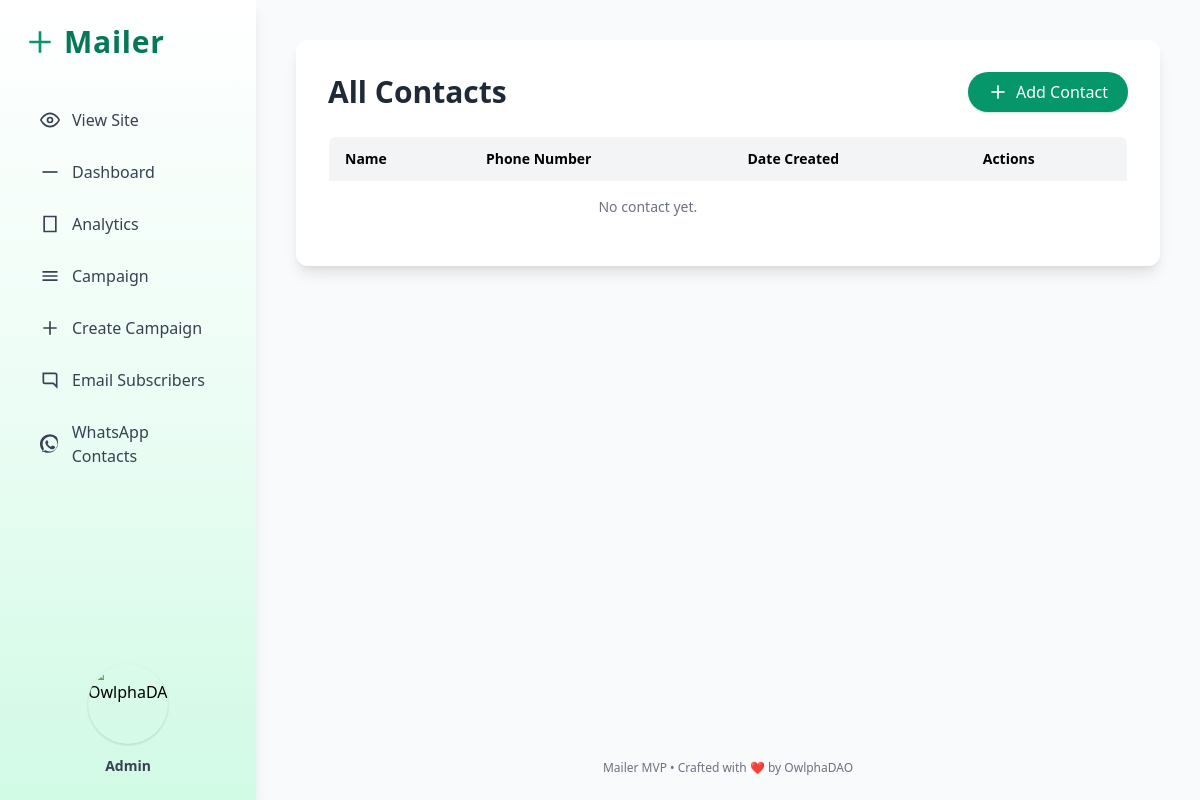
The page /contacts/ on the database as committed earlier.
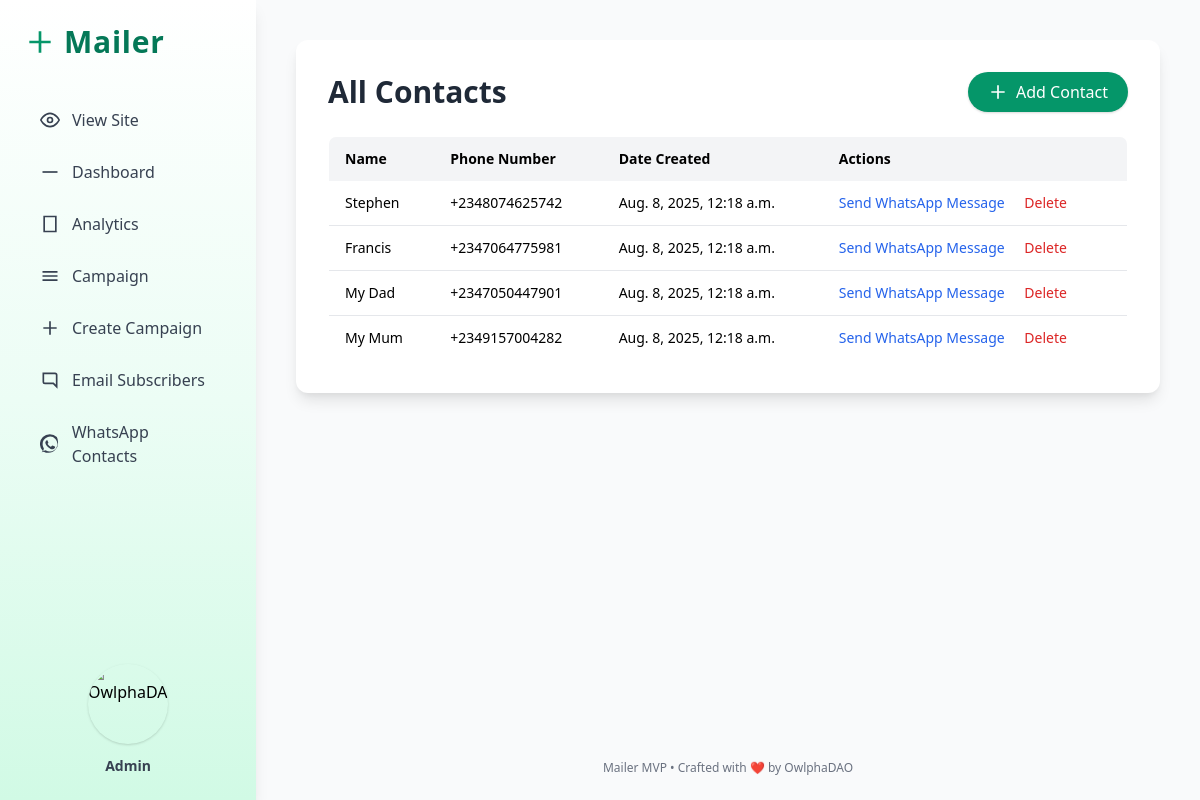
The same page on the database as committed later.
### MailApp/models.py (models this page shows, shortened)
class WhatsappContact(models.Model):
    name = models.CharField(max_length=100)
    phone_number = PhoneNumberField(unique=True)
    created_at  = models.DateTimeField(auto_now=True)

### MailApp/views.py (the view)
# urls.py: path('contacts/', views.contact_list, name='contact_list'),
def contact_list(request):
    contacts = WhatsappContact.objects.all().order_by('created_at')
    context = {
        'contacts': contacts,
        'title': 'Contact List | Mailer',
    }
    return render(request, 'pages/contact_list.html', context)

### MailApp/templates/pages/contact_list.html (shortened to what this page needs)
{% load static %}
<!DOCTYPE html>
<html lang="en">
    <head>
        <link rel = 'stylesheet' href='https://unpkg.com/boxicons@2.1.4/css/boxicons.min.css'>
        <link rel = 'stylesheet' href='https://cdn.jsdelivr.net/npm/bootstrap-icons@1.11.3/font/bootstrap-icons.min.css'>
        <link href="https://cdn.jsdelivr.net/npm/tailwindcss@2.2.19/dist/tailwind.min.css" rel="stylesheet">
    </head>
    <body class="h-screen flex bg-gray-50">
        <aside class="h-screen w-64 bg-gradient-to-b from-white via-green-50 to-green-100 shadow-lg p-6 flex flex-col fixed left-0 top-0">
            <div class="flex items-center gap-2 mb-10">
                <svg class="w-8 h-8 text-green-600" fill="none" stroke="currentColor" stroke-width="2" viewBox="0 0 24 24">
                <path d="M12 4v16m8-8H4"></path>
                </svg>
                <h1 class="text-3xl font-bold text-green-700 tracking-wide">Mailer</h1>
            </div>
            <nav class="flex flex-col gap-3">
                <a href="/" class="flex items-center gap-3 px-4 py-2 rounded-md text-gray-700 font-medium hover:bg-green-100 hover:text-green-700 transition-colors">
                    <svg class="w-5 h-5" fill="none" stroke="currentColor" stroke-width="2" viewBox="0 0 24 24">
                        <path d="M1 12s4-8 11-8 11 8 11 8-4 8-11 8-11-8-11-8z"></path>
                        <circle cx="12" cy="12" r="3"></circle>
                    </svg>
                    View Site
                </a>
                <a href="{% url 'dashboard' %}" class="flex items-center gap-3 px-4 py-2 rounded-md text-gray-700 font-medium hover:bg-green-100 hover:text-green-700 transition-colors">
                    <svg class="w-5 h-5" fill="none" stroke="currentColor" stroke-width="2" viewBox="0 0 24 24">
                        <path d="M3 12h18"></path>
                    </svg>
                    Dashboard
                </a>
                <a href="#" class="flex items-center gap-3 px-4 py-2 rounded-md text-gray-700 font-medium hover:bg-green-100 hover:text-green-700 transition-colors">
                    <svg class="w-5 h-5" fill="none" stroke="currentColor" stroke-width="2" viewBox="0 0 24 24">
                        <path d="M5 3h14v18H5z"></path>
                    </svg>
                    Analytics
                </a>
                <a href="{% url 'campaign_list' %}" class="flex items-center gap-3 px-4 py-2 rounded-md text-gray-700 font-medium hover:bg-green-100 hover:text-green-700 transition-colors">
                    <svg class="w-5 h-5" fill="none" stroke="currentColor" stroke-width="2" viewBox="0 0 24 24">
                        <path d="M3 7h18M3 12h18M3 17h18"></path>
                    </svg>
                    Campaign
                </a>
                <a href="{% url 'create_campaign' %}" class="flex items-center gap-3 px-4 py-2 rounded-md text-gray-700 font-medium hover:bg-green-100 hover:text-green-700 transition-colors">
                    <svg class="w-5 h-5" fill="none" stroke="currentColor" stroke-width="2" viewBox="0 0 24 24">
                        <path d="M12 4v16m8-8H4"></path>
                    </svg>
                    Create Campaign
                </a>
                <a href="{% url 'subscriber_list' %}" class="flex items-center gap-3 px-4 py-2 rounded-md text-gray-700 font-medium hover:bg-green-100 hover:text-green-700 transition-colors">
                    <svg class="w-5 h-5" fill="none" stroke="currentColor" stroke-width="2" viewBox="0 0 24 24">
                        <path d="M16 4h2a2 2 0 0 1 2 2v14l-4-4H6a2 2 0 0 1-2-2V4h12z"></path>
                    </svg>
                    Email Subscribers
                </a>
                <a href="{% url 'contact_list' %}" class="flex items-center gap-3 px-4 py-2 rounded-md text-gray-700 font-medium hover:bg-green-100 hover:text-green-700 transition-colors">
                    WhatsApp Contacts
                </a>
            </nav>
            <div class="mt-auto flex flex-col items-center pt-10">
                <img src="https://media.licdn.com/dms/image/v2/D4D0BAQHUyn95gj3h1A/company-logo_200_200/company-logo_200_200/0/1708529125650?e=1756944000&v=beta&t=I1o-tPph7ojP9QZQuo7DZQyoFaOYWpSl2leumF_oxIk" alt="OwlphaDAO" class="w-20 h-20 object-contain rounded-full shadow">
                <p class="mt-3 text-sm font-semibold text-gray-700">Admin</p>
            </div>
        </aside>
        <main class="flex-1 ml-64 flex flex-col min-h-screen overflow-y-auto">
            <div class="flex-grow flex flex-col justify-start p-10">
                <div class="max-w-5xl w-full mx-auto p-8 bg-white rounded-xl shadow-lg">
                    <div class="flex justify-between items-center mb-6">
                        <h1 class="text-3xl font-bold text-gray-800">All Contacts</h1>
                        <a href="{% url 'create_contact' %}" class="inline-flex items-center gap-2 bg-green-600 text-white px-5 py-2 rounded-full shadow hover:bg-green-700 transition-all duration-200">
                            <svg class="w-5 h-5" fill="none" stroke="currentColor" stroke-width="2" viewBox="0 0 24 24">
                            <path d="M12 4v16m8-8H4"></path>
                            </svg>
                            Add Contact
                        </a>
                    </div>
                    <table class="min-w-full table-auto border border-gray-200 rounded-lg overflow-hidden">
                        <thead>
                            <tr class="bg-gray-100 text-left text-sm">
                                <th class="px-4 py-3 font-semibold">Name</th>
                                <th class="px-4 py-3 font-semibold">Phone Number</th>
                                <th class="px-4 py-3 font-semibold">Date Created</th>
                                <th class="px-4 py-3 font-semibold">Actions</th>
                            </tr>
                        </thead>
                        <tbody class="bg-white divide-y divide-gray-200 text-sm">
                            {% for subscriber in contacts %}
                            <tr>
                                <td class="px-4 py-3">{{ subscriber.name }}</td>
                                <td class="px-4 py-3">{{ subscriber.phone_number }}</td>
                                <td class="px-4 py-3">{{ subscriber.created_at }}</td>
                                <td class="px-4 py-3 space-x-4">
                                    <a href="#" class="inline-block text-blue-600 font-medium hover:underline">Send WhatsApp Message</a>
                                    <a href="{% url 'delete_contact' subscriber.pk %}" class="inline-block text-red-600 font-medium hover:underline" onclick="return confirm('Are you sure?');">Delete</a>
                                </td>
                            </tr>
                            {% empty %}
                            <tr>
                                <td colspan="3" class="px-4 py-4 text-center text-gray-500">No contact yet.</td>
                            </tr>
                            {% endfor %}
                        </tbody>
                    </table>
                </div>
            </div>
            <p class="text-gray-500 text-xs text-center py-6">Mailer MVP • Crafted with ❤️ by OwlphaDAO</p>
        </main>
    </body>
</html>

Rows that differ between the two databases and show on the page:
added WhatsappContact: name "Stephen", phone_number "+2348074625742", created_at "Aug. 8, 2025, 12:18 a.m."
added WhatsappContact: name "Francis", phone_number "+2347064775981", created_at "Aug. 8, 2025, 12:18 a.m."
added WhatsappContact: name "My Dad", phone_number "+2347050447901", created_at "Aug. 8, 2025, 12:18 a.m."
added WhatsappContact: name "My Mum", phone_number "+2349157004282", created_at "Aug. 8, 2025, 12:18 a.m."
Other text that changed with them:
text no longer shown: "No contact yet."
